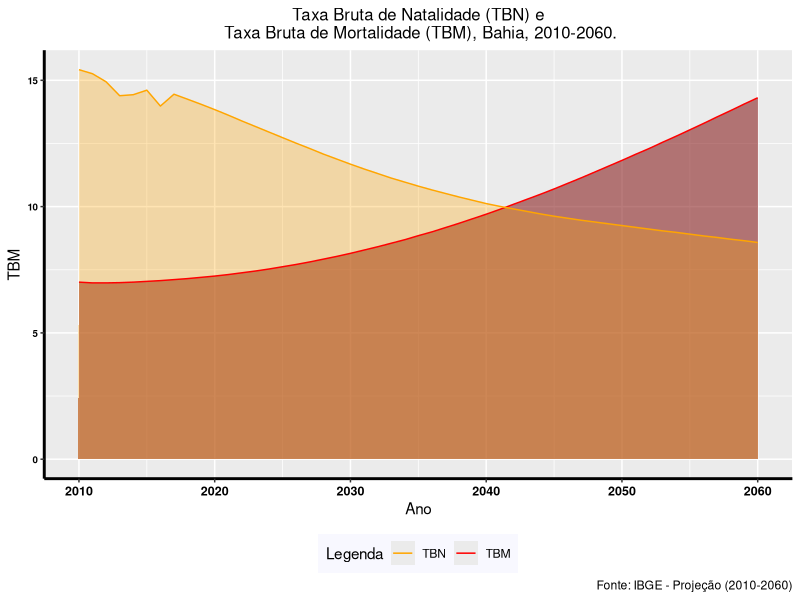

Write R code to recreate this figure.
################################################################################################### 
######################################### Gráfico no R ############################################
################################################################################################### 
#####   DESCRIÇÃO:        Conjunto de gráficos elaborados no R.
#####   ESCRITO POR:      Cleiton Rocha - www.linkedin.com/in/cleitonoerocha/
#####   EMAIL:  cleitonrocha@sei.ba.gov.br // cleitonotavio058@gmail.com 
#####   LICENÇA:          GPLv3
################################################################################################### 
################################################################################################### 

library(ggplot2)
library(ggthemes)
library(RColorBrewer)
library(Cairo)
library(dplyr)

# dataset
proj18 <- read.csv2("proj18.csv") 

# grafico
ggplot(proj18,aes(x=Ano)) +
  geom_area(aes(y=TBM), fill="brown4", alpha=0.6) +
  geom_area(aes(y=TBN), fill="orange1",alpha=0.3) +
  geom_line(aes(y=TBM,color="red")) +
  geom_line(aes(y=TBN,color="orange")) +           
  labs(title = "Taxa Bruta de Natalidade (TBN) e\n Taxa Bruta de Mortalidade (TBM), Bahia, 2010-2060.",
       caption = "Fonte: IBGE - Projeção (2010-2060)") +
  theme(axis.title.x = element_text(colour = "black"),
        axis.title.y = element_text(colour = "black"),
        axis.text.y = element_text(face="bold", color="#000000", 
                                   size=7),
        axis.line = element_line(colour = "black", 
                                 size = 1, linetype = "solid"),
        plot.title = element_text(colour = "black", size = 12, hjust=0.5),
        axis.text.x = element_text(face="bold", color="#000000", 
                                   size=9)) +
  scale_colour_manual(name = 'Legenda', 
                      values =c('red'='red','orange'='orange'), labels = c('TBN','TBM')) +
  theme(legend.position = "bottom", legend.background = element_rect(fill="ghostwhite",
                                                                     size=0.5, linetype="blank"))
